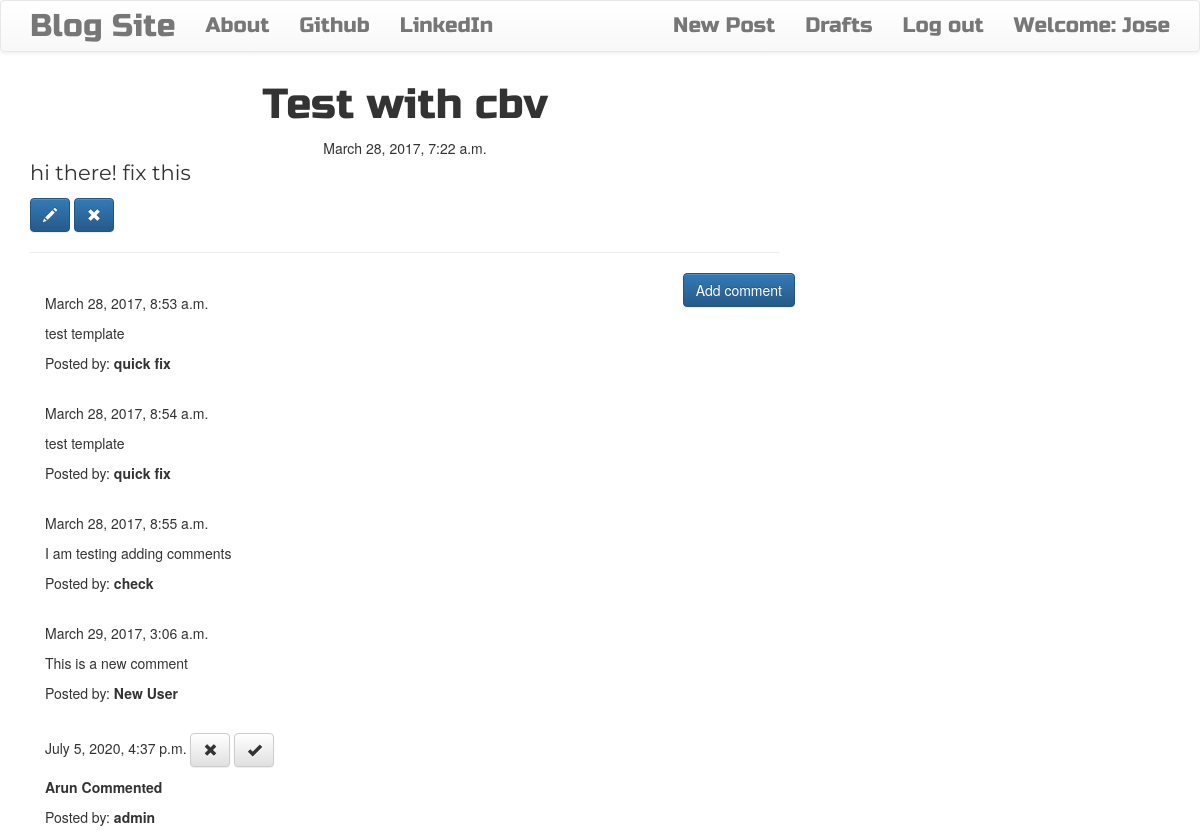
The app's page /post/10 (signed in) with its own data.
### blog/models.py (models this page shows, shortened)
class Post(models.Model):
    author = models.ForeignKey('auth.User')
    title = models.CharField(max_length=200)
    text = models.TextField()
    created_date = models.DateTimeField(default=timezone.now)
    published_date = models.DateTimeField(blank=True, null=True)

class Comment(models.Model):
    post = models.ForeignKey('blog.Post', related_name='comments')
    author = models.CharField(max_length=200)
    text = models.TextField()
    created_date = models.DateTimeField(default=timezone.now)
    approved_comment = models.BooleanField(default=False)

### blog/views.py (the view)
# urls.py: url(r'^post/(?P<pk>\d+)$', views.PostDetailView.as_view(), name='post_detail'),
class PostDetailView(DetailView):
    model = Post

### blog/templates/blog/post_detail.html
{% extends 'blog/base.html' %}
{% block content %}
        <h1 class='posttitle loader'>{{ post.title }}</h1>
        {% if post.published_date %}
            <div class="date postdate">
                {{ post.published_date }}
            </div>
        {% else %}
            <a class="btn btn-default" href="{% url 'post_publish' pk=post.pk %}">Publish</a>
        {% endif %}
      <p class='postcontent' >{{ post.text|safe|linebreaksbr }}</p>
      {% if user.is_authenticated %}
          <a class="btn btn-primary" href="{% url 'post_edit' pk=post.pk %}"><span class="glyphicon glyphicon-pencil"></span></a>
          <a class="btn btn-primary" href="{% url 'post_remove' pk=post.pk %}"><span class="glyphicon glyphicon-remove"></span></a>
      {% endif %}
  <hr>
  <a class="btn btn-primary btn-comment" href="{% url 'add_comment_to_post' pk=post.pk %}">Add comment</a>
  <div class="container">
  {% for comment in post.comments.all %}
  <br>
      {% if user.is_authenticated or comment.approved_comment %}
              {{ comment.created_date }}
              {% if not comment.approved_comment %}
                  <a class="btn btn-default" href="{% url 'comment_remove' pk=comment.pk %}"><span class="glyphicon glyphicon-remove"></span></a>
                  <a class="btn btn-default" href="{% url 'comment_approve' pk=comment.pk %}"><span class="glyphicon glyphicon-ok"></span></a>
              {% endif %}
          <p>{{ comment.text|safe|linebreaks }}</p>
          <p>Posted by: <strong>{{ comment.author }}</strong></p>
      {% endif %}
  {% empty %}
      <p>No comments posted.</p>
  {% endfor %}
</div>
{% endblock %}

### blog/templates/blog/base.html (shortened to what this page needs)
<!DOCTYPE html>
{% load staticfiles %}
<html>
    <head>
        <link rel="stylesheet" href="https://maxcdn.bootstrapcdn.com/bootstrap/3.3.7/css/bootstrap.min.css">
        <link rel="stylesheet" href="https://maxcdn.bootstrapcdn.com/bootstrap/3.3.7/css/bootstrap-theme.min.css">
        <link rel="stylesheet" href="//cdn.jsdelivr.net/medium-editor/latest/css/medium-editor.min.css" type="text/css" media="screen" charset="utf-8">
        <link rel="stylesheet" href="{% static 'css/blog.css' %}">
<body class='loader'>
  <nav class="navbar navbar-default techfont custom-navbar">
    <div class="container">
      <ul class="nav navbar-nav">
        <li><a class='navbar-brand bigbrand' href="{% url 'post_list' %}">Blog Site </a></li>
        <li><a href="{% url 'about'%}">About</a></li>
        <li><a href="https://www.github.com" target="_blank">Github</a></li>
        <li><a href="https://www.linkedin.com" target="_blank">LinkedIn</a></li>
      </ul>
      <ul class="nav navbar-nav navbar-right">
        {% if user.is_authenticated %}
        <li>
          <a href="{% url 'post_new' %}" >New Post</a>
        </li>
        <li>
          <a href="{% url 'post_draft_list' %}">Drafts</a>
        </li>
        <li>
          <a href="{% url 'logout' %}" >Log out</a>
        </li>
        <li>
          <a >Welcome: {{ user.username }}</a>
        </li>
          {% else %}
          <li><a class='nav navbar-right' href="{% url 'login' %}" ><span class="glyphicon glyphicon-user"></span></a></li>
        {% endif %}
      </ul>
  </div>
</nav>
        <div class="content container">
            <div class="row">
                <div class="col-md-8">
                  <div class="blog_posts">
                    {% block content %}
                    {% endblock %}
                  </div>
                </div>
            </div>
        </div>
</body>
</html>

### blog/static/css/blog.css (style rules this page uses)
.techfont { font-family: 'Russo One', sans-serif; font-size: 1.5em; margin-bottom: 10px; }
.postdate { text-align: center; }
.posttitle { font-family: 'Russo One', sans-serif; font-size: 3em; text-align: center; }
.postcontent { font-family: 'Montserrat'; font-size: 1.5em; }
.btn-comment { position: absolute; right: 0px; }
.bigbrand { font-size: 1.5em; }
.loader { filter:hue-rotate(0deg); color: linear-gradient(45deg,#0f8,#08f); animation:hue 5000ms infinite linear; }

### records on screen
Post: title "Test with cbv", published_date "March 28, 2017, 7:22 a.m.", text "hi there! fix this"
Comment: created_date "March 28, 2017, 8:53 a.m.", text "test template", author "quick fix"
Comment: created_date "March 28, 2017, 8:54 a.m.", text "test template", author "quick fix"
Comment: created_date "March 28, 2017, 8:55 a.m.", text "I am testing adding comments", author "check"
Comment: created_date "March 29, 2017, 3:06 a.m.", text "This is a new comment", author "New User"
Comment: created_date "July 5, 2020, 4:37 p.m.", approved_comment False (drawn), text "Arun Commented", author "admin"

### other values on screen
{{ user.username }} "Jose"
